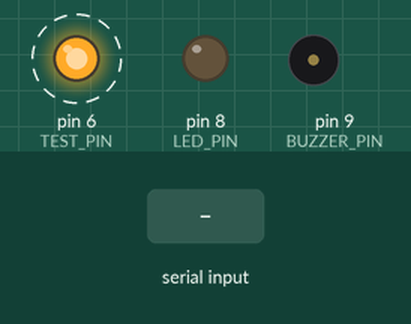
A sketch run on a simulated Arduino Uno, built with avr-gcc and run on an emulated ATmega328P. On the bench: output pins drawn as LEDs (lit = HIGH), buzzer (waves = sounding). Dashed ring = blinking. Inputs (shaded band) come from the test bench. Pins used as bus, display or sensor lines are not drawn; what the sketch prints to the serial monitor is not drawn.

Above: at 1.2 s.
1.3 s: "HIGH_RISK\n" received over Serial
At 1.51 s:
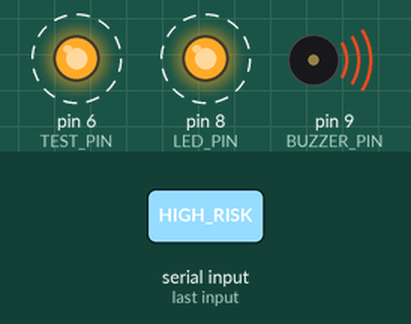
4.3 s: "STOP\n" received over Serial
At 6.7 s:
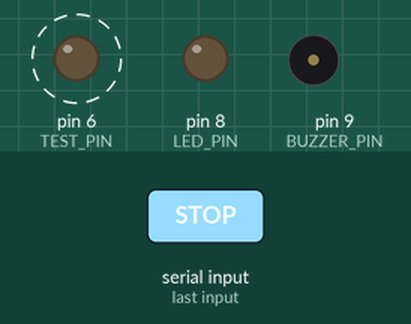
Timing chart, 0 to 14.5 s (numbered marks = the images above; inputs shaded):
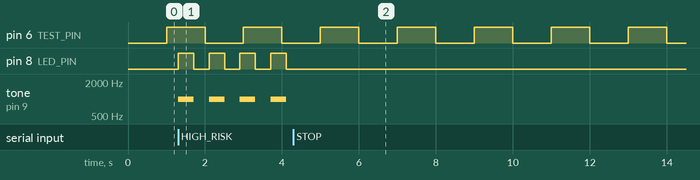

The sketch:

mine_alert.ino
```cpp
/*
 * ============================================================================
 *  RockSense — Arduino UNO  (Mine Alert System)
 * ============================================================================
 *  Receives serial commands from Raspberry Pi:
 *    "HIGH_RISK\n"  → LED ON, Buzzer ON  (mine evacuation alert)
 *    "STOP\n"       → LED OFF, Buzzer OFF (all-clear)
 *
 *  Wiring:
 *    Pin 8  → LED (+ 220Ω resistor → GND)
 *    Pin 9  → Buzzer (+) → GND
 *    GND    → common ground
 *
 *  Baud rate: 9600
 * ============================================================================
 */

// ── Pin Definitions ─────────────────────────────────────────────────────────
const int LED_PIN    = 8;
const int BUZZER_PIN = 9;
const int POWER_PIN  = 10;
const int TEST_PIN   = 6;

// ── State ────────────────────────────────────────────────────────────────────
String  inputBuffer  = "";
bool    alertActive  = false;

// ── Buzzer tone (non-blocking) ───────────────────────────────────────────────
unsigned long lastToneToggle = 0;
bool          toneOn         = false;
const int     TONE_FREQ      = 1000;   // Hz
const int     TONE_INTERVAL  = 400;    // ms between on/off

// ── Test Component state ─────────────────────────────────────────────────────
unsigned long lastTestToggle = 0;
bool          testPinOn      = false;

// ── Setup ────────────────────────────────────────────────────────────────────
void setup() {
  pinMode(LED_PIN,    OUTPUT);
  pinMode(BUZZER_PIN, OUTPUT);
  pinMode(POWER_PIN,  OUTPUT);
  pinMode(TEST_PIN,   OUTPUT); // For component testing

  digitalWrite(LED_PIN,    LOW);
  digitalWrite(BUZZER_PIN, LOW);
  digitalWrite(POWER_PIN,  HIGH); // Default on as power supply
  digitalWrite(TEST_PIN,   LOW);

  Serial.begin(9600);
  Serial.println("RockSense Mine Alert System — READY");
}

// ── Main Loop ────────────────────────────────────────────────────────────────
void loop() {
  // ── Read serial commands ──────────────────────────────────────────────────
  while (Serial.available() > 0) {
    char c = (char)Serial.read();
    if (c == '\n') {
      handleCommand(inputBuffer);
      inputBuffer = "";
    } else {
      inputBuffer += c;
    }
  }

  // ── Testing Code for Component (Pin 6) ────────────────────────────────────
  unsigned long now = millis();
  if (now - lastTestToggle >= 1000) {  // Wait 1 second
    testPinOn = !testPinOn;            // Toggle state
    digitalWrite(TEST_PIN, testPinOn ? HIGH : LOW);
    lastTestToggle = now;
  }

  // ── Non-blocking buzzer pattern (alternating beep) ────────────────────────
  if (alertActive) {
    unsigned long now = millis();
    if (now - lastToneToggle >= TONE_INTERVAL) {
      toneOn = !toneOn;
      if (toneOn) {
        tone(BUZZER_PIN, TONE_FREQ);
      } else {
        noTone(BUZZER_PIN);
      }
      lastToneToggle = now;
    }
    // Rapid LED flash in sync with buzzer
    digitalWrite(LED_PIN, toneOn ? HIGH : LOW);
  }
}

// ── Command Handler ───────────────────────────────────────────────────────────
void handleCommand(String cmd) {
  cmd.trim();

  if (cmd == "HIGH_RISK") {
    alertActive = true;
    tone(BUZZER_PIN, TONE_FREQ);
    digitalWrite(LED_PIN, HIGH);
    lastToneToggle = millis();
    toneOn = true;
    Serial.println("ALERT_ACTIVATED — LED ON, Buzzer ON");

  } else if (cmd == "STOP") {
    alertActive = false;
    noTone(BUZZER_PIN);
    digitalWrite(LED_PIN, LOW);
    toneOn = false;
    Serial.println("ALERT_CLEARED — LED OFF, Buzzer OFF");

  } else if (cmd == "POWER_ON") {
    digitalWrite(POWER_PIN, HIGH);
    Serial.println("POWER_SUPPLY — Pin 10 ON");

  } else if (cmd == "POWER_OFF") {
    digitalWrite(POWER_PIN, LOW);
    Serial.println("POWER_SUPPLY — Pin 10 OFF");

  } else if (cmd == "STATUS") {
    Serial.print("STATUS: ");
    Serial.println(alertActive ? "ALERT_ACTIVE" : "CLEAR");

  } else if (cmd.length() > 0) {
    Serial.print("UNKNOWN_CMD: ");
    Serial.println(cmd);
  }
}
```

Measured:
- after the input at 1.3 s, pin 8 (LED_PIN): alternates HIGH for 0.40 s and LOW for 0.40 s, starting at once; tone on pin 9 (BUZZER_PIN): alternates 1000 Hz for 0.40 s and silent for 0.40 s, starting at once
- after the input at 4.3 s, pin 8 (LED_PIN): stops changing and stays LOW; tone on pin 9 (BUZZER_PIN): stops changing and stays silent
- by itself, pin 6 (TEST_PIN): alternates HIGH for 1.0 s and LOW for 1.0 s
